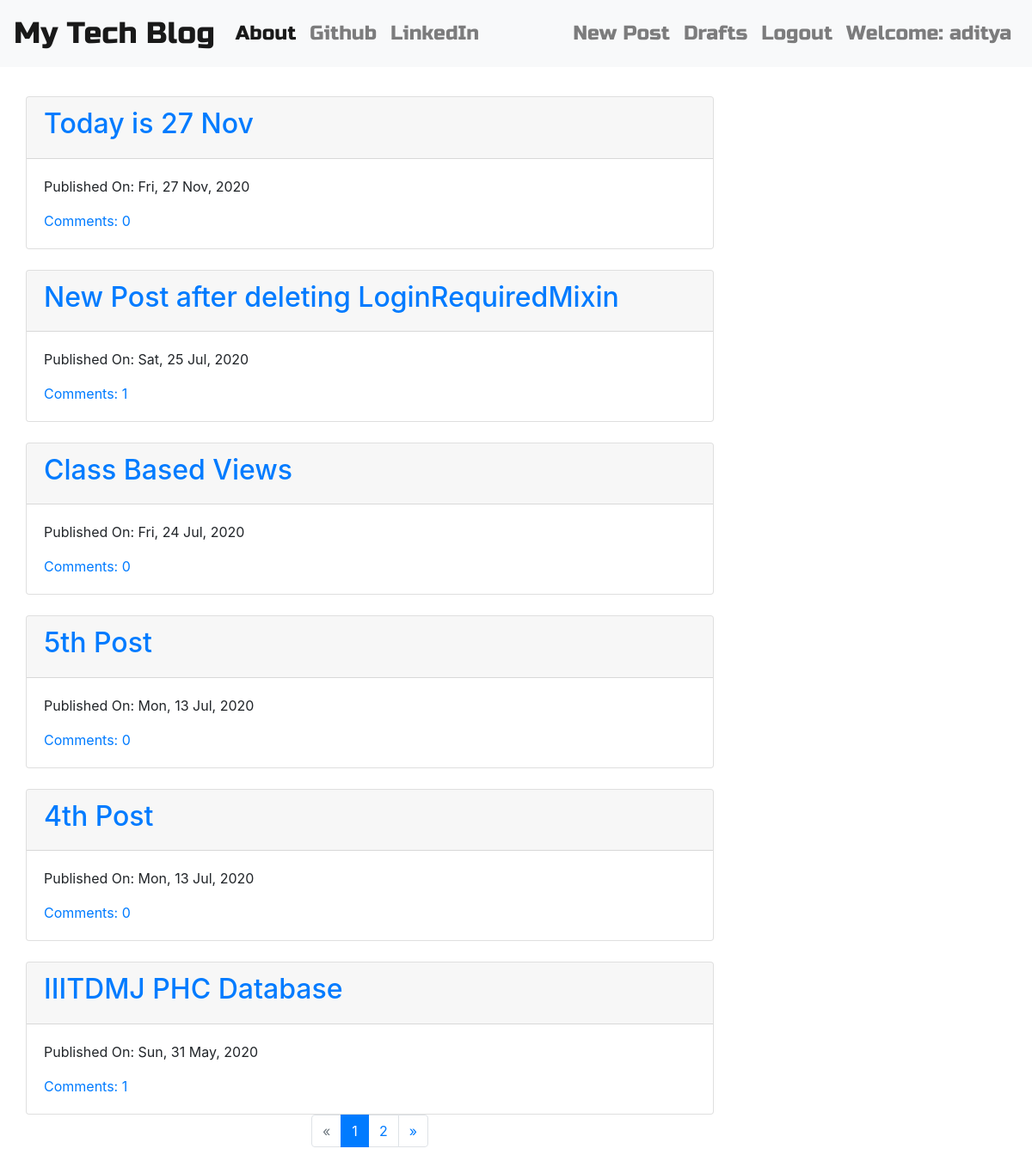
The app's page / (signed in) with its own data.
### blog/models.py (models this page shows, shortened)
class Post(models.Model):
    author = models.ForeignKey('auth.User', on_delete=models.CASCADE)
    title = models.CharField(max_length=200)
    text = models.TextField()
    created_date = models.DateTimeField(default=timezone.now)
    published_date = models.DateTimeField(blank=True, null=True)
    def approve_comments(self):
        return self.comments.filter(approved_comment=True)

### blog/views.py (the view)
# urls.py: path('', views.PostListView.as_view(), name='post_list'),
class PostListView(ListView):
    paginate_by = 6
    model = Post
    def get_queryset(self):
        return Post.objects.filter(published_date__lte=timezone.now()).order_by('-published_date')

### blog/templates/blog/post_list.html
{% extends 'blog/base.html' %}}
{% block content %}
    {% for post in post_list %}
        <div class="card mt-4" style="width: 50rem;">
        	<div class="card-header"><h2><a href="{% url 'post_detail' pk=post.pk %}">{{ post.title }}</a></h2></div>
        	<div class="card-body">
	            <div class="date">
	                <p>Published On: {{ post.published_date|date:"D, d M, Y" }}</p>
	            </div>
	            <a href="{% url 'post_detail' pk=post.pk %}" class="comment">Comments: {{post.approve_comments.count}}</a>
        	</div>
        </div>
	{% endfor %}
<nav aria-label="Page navigation example">
    {% if is_paginated %}
      <ul class="pagination justify-content-center">
        {% if page_obj.has_previous %}
          <li class="page-item"><a class="page-link" href="?page={{ page_obj.previous_page_number }}">&laquo;</a></li>
        {% else %}
          <li class="page-item disabled"><a class="page-link">&laquo;</a></li>
        {% endif %}
        {% for i in paginator.page_range %}
          {% if page_obj.number == i %}
            <li class="page-item active"><a class="page-link">{{ i }} <span class="sr-only">(current)</span></a></li>
          {% else %}
            <li class="page-item"><a class="page-link" href="?page={{ i }}">{{ i }}</a></li>
          {% endif %}
        {% endfor %}
        {% if page_obj.has_next %}
          <li class="page-item"><a class="page-link" href="?page={{ page_obj.next_page_number }}">&raquo;</a></li>
        {% else %}
          <li class="page-item disabled"><a class="page-link">&raquo;</a></li>
        {% endif %}
      </ul>
    {% endif %}
</nav>
{% endblock %}

### blog/templates/blog/base.html (shortened to what this page needs)
<!DOCTYPE html>
{% load staticfiles %}
<html lang="en">
<head>
<link rel="stylesheet" href="https://stackpath.bootstrapcdn.com/bootstrap/4.5.0/css/bootstrap.min.css">
    <link rel="stylesheet" href="//cdn.jsdelivr.net/npm/medium-editor@latest/dist/css/medium-editor.min.css" type="text/css" media="screen" charset="utf-8">
    <link rel="stylesheet" href="{% static 'css/blog.css' %}">
</head>
<body class="loader">
<nav class="navbar navbar-expand-lg navbar-light bg-light techfont">
  <a class="navbar-brand" href="{% url 'post_list' %}">My Tech Blog</a>
  <div class="collapse navbar-collapse" id="navbarNav">
    <ul class="navbar-nav">
      <li class="nav-item active">
        <a class="nav-link" href="{% url 'about'%}">About <span class="sr-only">(current)</span></a>
      </li>
      <li class="nav-item">
        <a class="nav-link" href="https://www.github.com">Github</a>
      </li>
      <li class="nav-item">
        <a class="nav-link" href="https://www.linkedin.com">LinkedIn</a>
      </li>
    </ul>
      <ul class="navbar-nav ml-auto">
          {% if user.is_authenticated %}
        <li class="nav-item">
          <a class="nav-link" href="{% url 'post_new' %}" >New Post</a>
        </li>
        <li class="nav-item">
          <a class="nav-link" href="{% url 'post_draft_list' %}">Drafts</a>
        </li>
        <li class="nav-item">
          <a class="nav-link" href="{% url 'logout' %}" >Logout</a>
        </li>
        <li class="nav-item">
          <a class="nav-link">Welcome: {{ user.username }}</a>
        </li>
        {% endif %}
      </ul>
  </div>
</nav>
<div class="content container">
    <div class="row">
            <div class="blog_posts">
                {% block content %}
                    {% endblock %}
            </div>
    </div>
</div>
</body>
</html>

### blog/static/css/blog.css (style rules this page uses)
.techfont { font-family: 'Russo One', sans-serif; font-size: 1.45em; margin-bottom: 10px; }
.navbar-brand { font-size: 1.5em; }
.loader { filter:hue-rotate(0deg); color: linear-gradient(45deg,#0f8,#08f); animation:hue 5000ms infinite linear; }

### records on screen
Post: title "Today is 27 Nov", published_date "Fri, 27 Nov, 2020", approve_comments.count "0"
Post: title "New Post after deleting LoginRequiredMixin", published_date "Sat, 25 Jul, 2020", approve_comments.count "1"
Post: title "Class Based Views", published_date "Fri, 24 Jul, 2020", approve_comments.count "0"
Post: title "5th Post", published_date "Mon, 13 Jul, 2020", approve_comments.count "0"
Post: title "4th Post", published_date "Mon, 13 Jul, 2020", approve_comments.count "0"
Post: title "IIITDMJ PHC Database", published_date "Sun, 31 May, 2020", approve_comments.count "1"

### other values on screen
{{ user.username }} "aditya"
{{ i }} "1"
{{ i }} "2"
